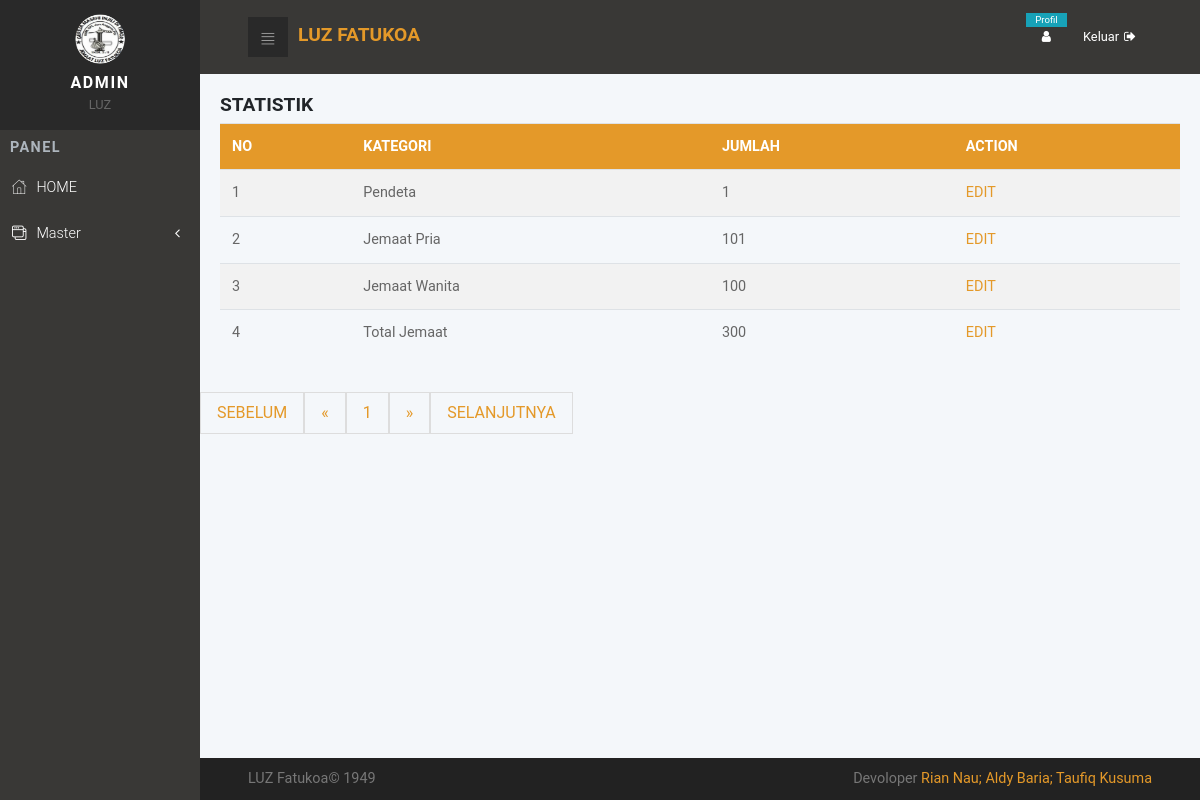
The app's page /admin/jemaat_tampil.php (signed in), older data.
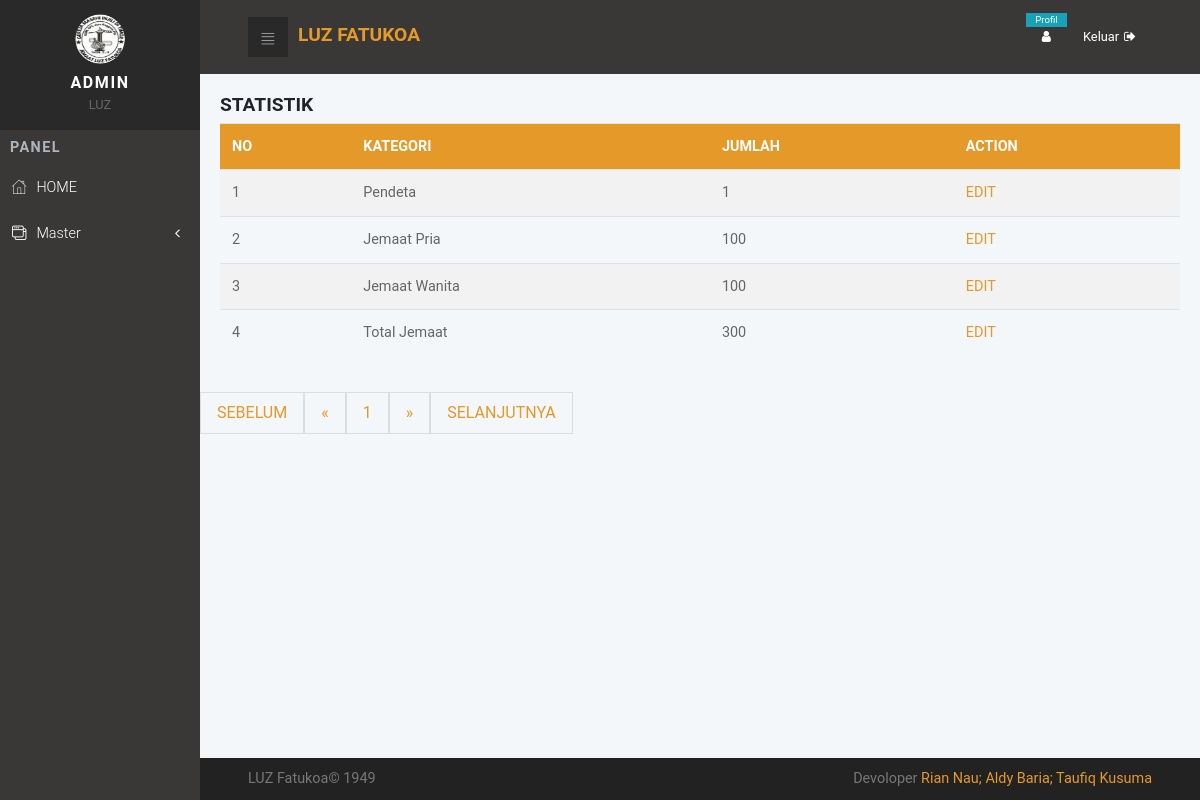
The same page, newer data.
### tables this page shows
CREATE TABLE `tbl_jemaat` (
  `kode` int(11) NOT NULL,
  `katagori` varchar(100) NOT NULL,
  `jumlah` int(11) NOT NULL
);

### admin/jemaat_tampil.php (the view, shortened to what this page needs)
<?php
include 'header.php';
error_reporting(0); ?>
<head>
</head>
<div class="card-body">
    <h3>STATISTIK</h3>
    <div class="table-responsive">
        <table class="table">
            <tr>
                <th>NO</th>
                <th>KATEGORI</th>
                <th>JUMLAH</th>
                <th colspan="2">ACTION</th>
            </tr>
            <?php
            $page = (isset($_GET['page'])) ? $_GET['page'] : 1;
            $limit = 5;
            $limit_start = ($page - 1) * $limit;
            $sql = mysqli_query($konek, "SELECT * FROM tbl_jemaat LIMIT " . $limit_start . "," . $limit);
            $no = $limit_start + 1;
            while ($data = mysqli_fetch_array($sql)) {
            ?>
                <tr>
                    <td> <?php echo $no; ?></td>
                    <td> <?php echo $data['katagori']; ?></td>
                    <td> <?php echo $data['jumlah']; ?></td>
                    <td> <a href="jemaat_edit.php?id=<?php echo base64_encode($data['kode']); ?>">EDIT</a></td>
                </tr>
            <?php
                $no++;
            }
            ?>
        </table>
    </div>
</div>
<ul class="pagination">
    <?php
    if ($page == 1) {
    ?>
        <li class="disabled"><a href="#">SEBELUM</a></li>
        <li class="disabled"><a href="#">&laquo;</a></li>
    <?php
    } else {
        $link_prev = ($page > 1) ? $page - 1 : 1;
    ?>
        <li><a href="jemaat_tampil.php?page=1">SEBELUM</a></li>
        <li><a href="jemaat_tampil.php?page=<?php echo $link_prev; ?>">&laquo;</a></li>
    <?php
    }
    ?>
    <?php
    $sql2 = mysqli_query($konek, "SELECT COUNT(*) AS jumlah FROM tbl_jemaat");
    $get_jumlah = mysqli_fetch_array($sql2);
    $jumlah_page = ceil($get_jumlah['jumlah'] / $limit);
    $jumlah_number = 3;
    $start_number = ($page > $jumlah_number) ? $page - $jumlah_number : 1;
    $end_number = ($page < ($jumlah_page - $jumlah_number)) ? $page + $jumlah_number : $jumlah_page;
    for ($i = $start_number; $i <= $end_number; $i++) {
        $link_active = ($page == $i) ? ' class="active"' : '';
    ?>
        <li<?php echo $link_active; ?>><a href="jemaat_tampil.php?page=<?php echo $i; ?>"><?php echo $i; ?></a></li>
        <?php
    }
        ?>
        <?php
        if ($page == $jumlah_page) {
        ?>
            <li class="disabled"><a href="#">&raquo;</a></li>
            <li class="disabled"><a href="#">SELANJUTNYA</a></li>
        <?php
        } else {
            $link_next = ($page < $jumlah_page) ? $page + 1 : $jumlah_page;
        ?>
            <li><a href="jemaat_tampil.php?page=<?php echo $link_next; ?>">&raquo;</a></li>
            <li><a href="jemaat_tampil.php?page=<?php echo $jumlah_page; ?>">SELANJUTNYA</a></li>
        <?php
        }
        ?>
</ul>
<div>
    <?php include 'footer.php'; ?>

Row changes from the older to the newer data that the page shows:
changed tbl_jemaat "Jemaat Pria": jumlah "101" → "100"
